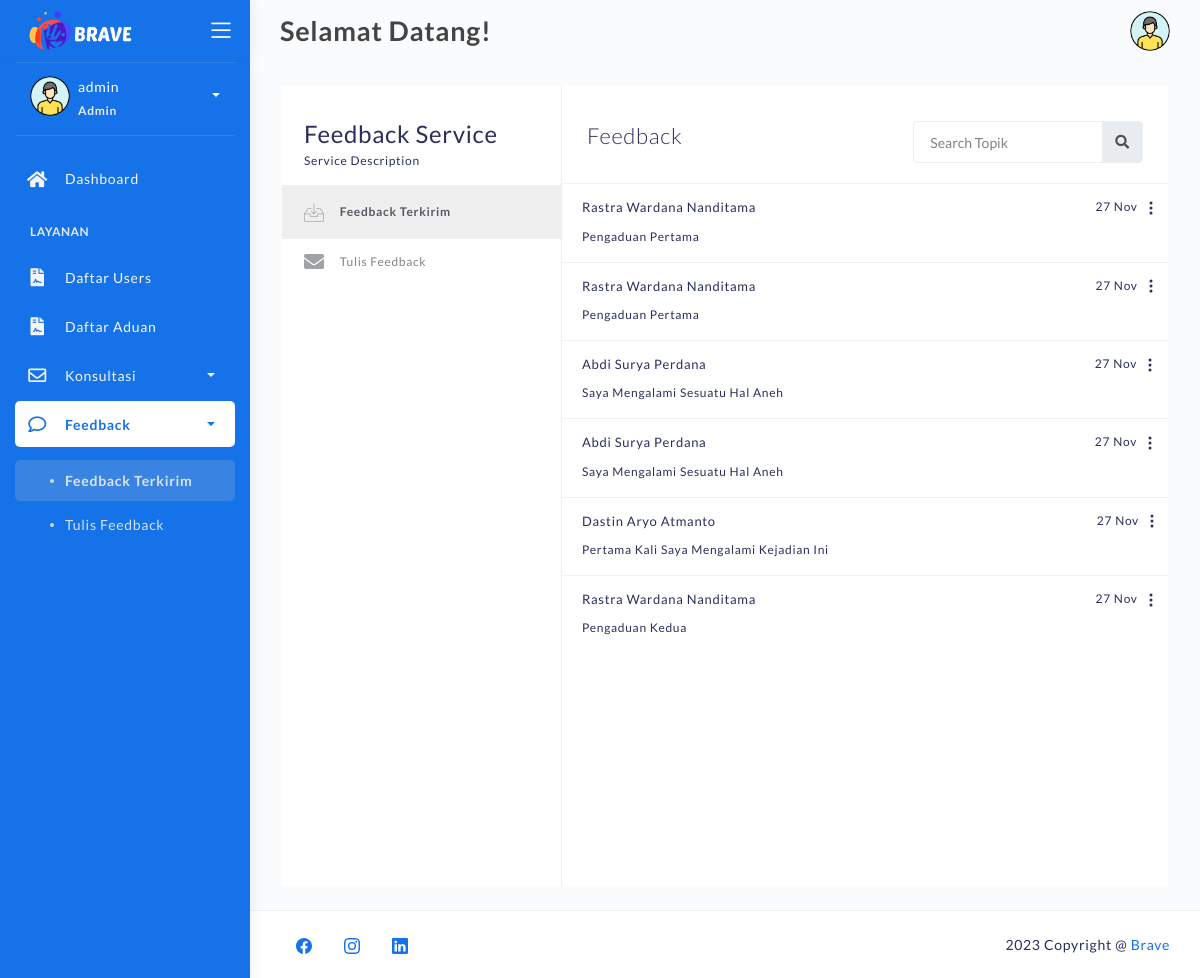
/feedback-inbox-admin.php (signed in), run on the app's committed database.
### tables this page shows
CREATE TABLE `feedback` (
  `id_feedback` varchar(50) NOT NULL,
  `id_pengaduan` varchar(50) NOT NULL,
  `nama` varchar(255) NOT NULL,
  `nim` varchar(25) NOT NULL,
  `tgl_feedback` datetime NOT NULL,
  `alasan` text NOT NULL
);

CREATE TABLE `pengaduan` (
  `id_pengaduan` varchar(50) NOT NULL,
  `nim` varchar(25) NOT NULL,
  `nama` varchar(255) NOT NULL,
  `judul` varchar(255) NOT NULL,
  `tgl_kejadian` date NOT NULL,
  `tgl_aduan` datetime NOT NULL DEFAULT current_timestamp(),
  `pesan_aduan` text NOT NULL,
  `pelaku` varchar(255) NOT NULL,
  `bukti` varchar(255) NOT NULL,
  `status` varchar(25) NOT NULL
);

### feedback-inbox-admin.php (the view, shortened to what this page needs)
<?php
	require 'backend/connection.php';
    if (!isset($_SESSION['username'])) {
        header("Location: login.php");
    }else if($_SESSION['hak']!='admin'){
		header("Location: backend/action-logout.php");
	}else{
		$username = $_SESSION['username'];
	}
?>
<!DOCTYPE html>
<html lang="en">
<head>
	<link rel="stylesheet" href="assets/css/bootstrap.min.css">
	<link rel="stylesheet" href="assets/css/atlantis.css">
	<link rel="stylesheet" href="assets/css/demo.css">
</head>
<body>
	<div class="wrapper fullheight-side">
		<div class="logo-header position-fixed" data-background-color="blue">
			<a href="index.html" class="logo">
				<img src="assets\img\logo\logo2-2tr-resize.png" alt="navbar brand" class="navbar-brand" style="width:110px;">
			</a>
			<div class="nav-toggle">
				<button class="btn btn-toggle toggle-sidebar">
					<i class="icon-menu"></i>
				</button>
			</div>
		</div>
		<div class="sidebar sidebar-style-2" data-background-color="blue">
			<div class="sidebar-wrapper scrollbar scrollbar-inner">
				<div class="sidebar-content">
					<div class="user">
						<div class="avatar-sm float-left mr-2">
							<img src="assets/img/profile.png" alt="..." class="avatar-img rounded-circle">
						</div>
						<div class="info">
							<a data-toggle="collapse" href="#collapseExample" aria-expanded="true">
								<span>
									<?php echo $username;?>
									<span class="user-level">Admin</span>
									<span class="caret"></span>
								</span>
							</a>
						</div>
					</div>
					<ul class="nav">
						<li class="nav-item">
							<a href="dashboard-admin.php" class="collapsed" aria-expanded="false">
								<i class="fas fa-home"></i>
								<p>Dashboard</p>
							</a>
						</li>
						<li class="nav-section">
							<h4 class="text-section">Layanan</h4>
						</li>
						<li class="nav-item">
							<a href="list-user-admin.php">
								<i class="fas fa-file-contract"></i>
								<p>Daftar Users</p>
							</a>
						</li>
						<li class="nav-item">
							<a href="list-aduan-admin.php">
								<i class="fas fa-file-contract"></i>
								<p>Daftar Aduan</p>
							</a>
						</li>
						<li class="nav-item">
							<a data-toggle="collapse" href="#email-app-nav">
								<i class="far fa-envelope"></i>
								<p>Konsultasi</p>
								<span class="caret"></span>
							</a>
							<li class="nav-item nav-item active submenu">
							<a data-toggle="collapse" href="#feedback-app-nav">
								<i class="far fa-comment"></i>
								<p>Feedback</p>
								<span class="caret"></span>
							</a>
							<div class="collapse show" id="feedback-app-nav">
								<ul class="nav nav-collapse">
									<li class="active">
										<a href="feedback-inbox-admin.php">
											<span class="sub-item">Feedback Terkirim</span>
										</a>
									</li>
									<li>
										<a href="feedback-compose-admin.php">
											<span class="sub-item">Tulis Feedback</span>
										</a>
									</li>
								</ul>
							</div>
						</li>
					</ul>
				</div>
			</div>
		</div>
		<nav class="navbar navbar-header navbar-header-transparent navbar-expand-lg">
			<div class="container-fluid">
				<div class="collapse" id="search-nav">
					<form class="navbar-left navbar-form nav-search mr-md-3">
						<h4 class="page-title" style="margin: 10px 0; font-size: 27px;">Selamat Datang!</h4>
					</form>
				</div>
				<ul class="navbar-nav topbar-nav ml-md-auto align-items-center">
					<li class="nav-item dropdown hidden-caret">
						<a class="dropdown-toggle profile-pic" data-toggle="dropdown" href="#" aria-expanded="false">
							<div class="avatar-sm">
								<img src="assets/img/profile.png" alt="..." class="avatar-img rounded-circle">
							</div>
						</a>
					</li>
				</ul>
			</div>
		</nav>
		<div class="main-panel full-height">
			<div class="container container-full">
				<div class="page-inner">
					<div class="page-with-aside mail-wrapper bg-white">
					<div class="page-aside">
							<div class="aside-header">
								<div class="title">Feedback Service</div>
								<div class="description">Service Description</div>
							</div>
							<div class="aside-nav collapse" id="email-nav">
								<ul class="nav">
									<li class="active">
										<a href="feedback-inbox-admin.php">
											<i class="flaticon-inbox"></i> Feedback Terkirim
										</a>
									</li>
									<li>
										<a href="feedback-compose-admin.php">
											<i class="fa fa-envelope"></i> Tulis Feedback
										</a>
									</li>
								</ul>
							</div>
						</div>
						<div class="page-content mail-content">
							<div class="inbox-head d-lg-flex d-block">
								<h3>Feedback</h3>
								<form action="#" class="ml-auto">
									<div class="input-group">
										<input type="text" placeholder="Search Topik" class="form-control">
										<div class="input-group-append">
											<span class="input-group-text">
												<i class="fa fa-search search-icon"></i>
											</span>
										</div>
									</div>
								</form>
							</div>
							<div class="inbox-body" style="padding-top:0;">
								<div class="email-list">
									<?php
									$sql_feedback = "SELECT * FROM feedback ORDER BY tgl_feedback DESC";
									$result_feedback = mysqli_query($koneksi, $sql_feedback);
									if (mysqli_num_rows($result_feedback) > 0) {
										while ($row_feedback = mysqli_fetch_assoc($result_feedback)) {
											$id_pengaduan=$row_feedback['id_pengaduan'];
											$sql_pengaduan = "SELECT * FROM pengaduan WHERE id_pengaduan='$id_pengaduan'";
											$result_pengaduan = mysqli_query($koneksi, $sql_pengaduan);
											$row_pengaduan = mysqli_fetch_assoc($result_pengaduan);
											echo '
												<div class="email-list-item">
													<div class="email-list-detail" data-toggle="modal" data-target="#feedback-' . $row_feedback['id_feedback'] . '">
														<span class="date float-right">
															' . date("d M", strtotime($row_feedback['tgl_feedback'] )). '
														</span>
														<span class="from">' .  $row_feedback['nama']. '</span>
														<p class="msg">' . $row_pengaduan['judul'] . '</p>
													</div>
													<div id="navbarDropdown" role="button" data-toggle="dropdown" aria-haspopup="true" aria-expanded="false" style="color:sky blue; margin-left:5px; margin-right:-17px;">
														<svg xmlns="http://www.w3.org/2000/svg" width="16" height="16" fill="currentColor" class="bi bi-three-dots-vertical" viewBox="0 0 16 16">
															<path d="M9.5 13a1.5 1.5 0 1 1-3 0 1.5 1.5 0 0 1 3 0zm0-5a1.5 1.5 0 1 1-3 0 1.5 1.5 0 0 1 3 0zm0-5a1.5 1.5 0 1 1-3 0 1.5 1.5 0 0 1 3 0z"/>
														</svg>
													</div>
														<a class="dropdown-item" data-toggle="modal" data-target="#edit-feedback-' . $row_feedback['id_feedback'] . '">Edit</a>
														<a class="dropdown-item" href="backend/action-delete-feedback.php?id=' . $row_feedback['id_feedback'] . '">Delete</a>
												</div>
												<div class="modal fade" id="feedback-' . $row_feedback['id_feedback'] . '" tabindex="-1" role="dialog" aria-labelledby="exampleModalCenterTitle" aria-hidden="true">
																<h5 class="modal-title" id="exampleModalLongTitle" style="font-size:20px;">' . $row_pengaduan['judul'] . '</h5>
																<p style="margin-bottom:1px;"><strong>Nama :</strong> ' . $row_feedback['nama'] . '</p>
																<p style="margin-bottom:10px;"><strong>Tanggal Feedback:</strong> ' . date("d M Y", strtotime($row_feedback['tgl_feedback'])) . '</p>
																Feedback : ' . $row_feedback['alasan'] . '
												</div>
												<div class="modal fade" id="edit-feedback-' . $row_feedback["id_feedback"] . '" tabindex="-1" role="dialog" aria-labelledby="exampleModalCenterTitle" aria-hidden="true">
																<form id="editFeedbackForm-' . $row_feedback['id_feedback'] . '" action="backend/action-edit-feedback.php" method="post">
																	<input type="text" class="form-control" id="id_feedback" name="id_feedback" value="' . $row_feedback["id_feedback"] . '" required hidden>
																		<input type="text" class="form-control" id="alasan" name="alasan" value="' . $row_feedback["alasan"] . '" required>
																</form>
																<button type="button" class="btn btn-primary" onclick="editFeedback_' . $row_feedback["id_feedback"] . '()">Edit</button>
												</div>
													function editFeedback_' . $row_feedback["id_feedback"] . '() {
														document.getElementById("editFeedbackForm-' . $row_feedback["id_feedback"] . '").submit();
												';
										}
									} else {
										echo "No messages found.";
									}
									?>
								</div>
							</div>
						</div>
					</div>
				</div>
			</div>
			<footer class="footer">
				<div class="container-fluid">
					<nav class="pull-left">
						<ul class="nav">
							<li class="nav-item">
								<a class="nav-link" href="https://web.facebook.com">
								</a>
							</li>
							<li class="nav-item">
								<a class="nav-link" href="https://www.instagram.com/">
								</a>
							</li>
							<li class="nav-item">
								<a class="nav-link" href="https://www.linkedin.com">
								</a>
							</li>
						</ul>
					</nav>
					<div class="copyright ml-auto">
						2023 Copyright @ <a href="#">Brave</a>
					</div>
				</div>
			</footer>
		</div>
	</div>
</body>
</html>

### data on the page
feedback: tgl_feedback "27 Nov", nama "Rastra Wardana Nanditama", id_pengaduan.judul "Pengaduan Pertama"
feedback: tgl_feedback "27 Nov", nama "Rastra Wardana Nanditama", id_pengaduan.judul "Pengaduan Pertama"
feedback: tgl_feedback "27 Nov", nama "Abdi Surya Perdana", id_pengaduan.judul "Saya Mengalami Sesuatu Hal Aneh"
feedback: tgl_feedback "27 Nov", nama "Abdi Surya Perdana", id_pengaduan.judul "Saya Mengalami Sesuatu Hal Aneh"
feedback: tgl_feedback "27 Nov", nama "Dastin Aryo Atmanto", id_pengaduan.judul "Pertama Kali Saya Mengalami Kejadian Ini"
feedback: tgl_feedback "27 Nov", nama "Rastra Wardana Nanditama", id_pengaduan.judul "Pengaduan Kedua"

### other printed values
$username "admin"
